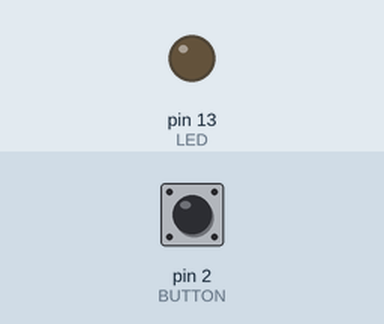
A sketch run on a simulated Arduino Uno, built with avr-gcc and run on an emulated ATmega328P. On the bench: output pins drawn as LEDs (lit = HIGH). The inputs (shaded band) are chosen by the test bench; at power-on: pin 2 (BUTTON) HIGH.

Above: at 1.2 s.
1.3 s: pin 2 (BUTTON) pulled LOW for 0.15 s
At 1.37 s:
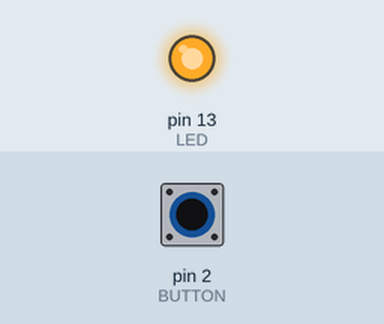
2.9 s: pin 2 (BUTTON) pulled LOW for 3.2 s
At 7.0 s:
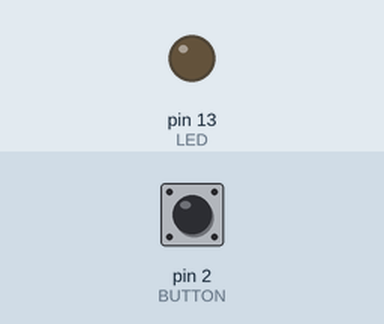
Timing chart, 0 to 8.5 s (numbered marks = the images above; inputs shaded):
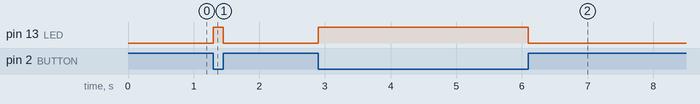

Measured:
- after the input at 1.3 s, pin 13 (LED): LOW → HIGH at once, → LOW 0.15 s later
- after the input at 2.9 s, pin 13 (LED): LOW → HIGH at once, → LOW 3.2 s later

The sketch:

encerder_led_simplificado.ino
```cpp
const int LED = 13;
const int BUTTON = 2;

void setup() {
  pinMode(BUTTON, INPUT_PULLUP);
  pinMode(LED, OUTPUT);
}

void loop() {
  int val = digitalRead(BUTTON); // lee el estado del Boton
  if(val == LOW){
    digitalWrite(LED, HIGH);
  }else{
    digitalWrite(LED, LOW);
  }
}
```
